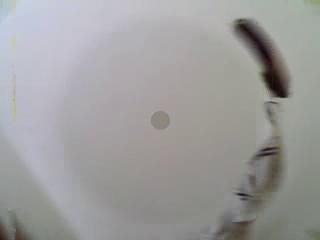
#> input picture frame 24 of conRetraso.avi, 320 x 240 px, given in place of the camera
$ python mainOnline.py   (Python 2 division)
#> lines starting #> are read from the running program, lines starting #| are printed output that depends on the picture
### online/delayMasks.py
# -*- coding: utf-8 -*-
"""
Created on Sun Feb 28 09:14:18 2016

@author: sebalander
"""
# %% IMPORTS
import numpy as np
from copy import deepcopy
# import sys
# sys.path.append('./')  # where modules are


# %% DECLARATION
def delayMasks(frame, w, d, c):
    (he, wi, ch) = np.shape(frame)

    line = np.arange(-wi/2, wi/2, 1)
    col = np.arange(-he/2, he/2, 1)

    k = wi/w  # Conversion factor from meters to pixels
    hDist = np.array([line for i in range(0, he)])
    vDist = np.array([col for i in range(0, wi)]).T
    # delay in seconds for each pixel
    delay = np.sqrt(hDist**2 + vDist**2 + (d*k)**2) / (c*k)
    # round to 100 values, to control memory requirements
    mi = np.min(delay)
    interval = np.max(delay) - mi
    step = interval/100
    # set discreet steps
    delay = np.round((delay - mi) / step) * step + mi
    maxDelay = 1.2*np.max(delay)  # how much time to buffer

    # %% LIST OF DELAYS
    delayList = deepcopy(delay)
    delayList = delayList.reshape(wi*he)
    delayList = np.sort(delayList)

    keep = delayList[:-1] != delayList[1:]
    delayList = delayList[1:][keep]
    delayList = np.flipud(delayList)  # descending, as times

    # masks for selectig appropiate pixels
    masks = [delay == de for de in delayList]

    return maxDelay, delayList, delay, masks

### bufferLists.py
# -*- coding: utf-8 -*-
"""
Created on Sun Feb 28 11:49:07 2016

@author: sebalander
"""
# %% IMPORTS
import cv2
import time as tm


# %% DECLARATION
def bufferLists(vc, reduced, maxDelay):
    # initialize list
    frames = list()
    times = list()

    rval, frame = vc.read()  # first rame
    if reduced:
        frame = cv2.pyrDown(frame)
    t = tm.time()  # frame time
    frames.append(frame)
    times.append(t)

    rval, frame = vc.read()  # second rame
    if reduced:
        frame = cv2.pyrDown(frame)
    t = tm.time()  # frame time
    frames.append(frame)
    times.append(t)

    # oldest frame has index 0 (first)
    # newest has index -1 (last)

    while(times[-1] - times[0] < maxDelay):
        rval, frame = vc.read()  # new rame
        if reduced:
            frame = cv2.pyrDown(frame)
        t = tm.time()  # frame time
        frames.append(frame)
        times.append(t)

    return frames, times

### online/mainOnline.py
# -*- coding: utf-8 -*-
"""
6 Mar 2016

Runs the algorithm for online processing of CCC-like delayed video.

@author: sebalander
"""

# %% IMPORTS
import numpy as np
import time as tm
import cv2
import matplotlib.pyplot as plt
from copy import deepcopy
import sys
sys.path.append('./')  # where modules are

from delayedFrame import delayedFrame
from delayMasks import delayMasks
from bufferLists import bufferLists

# %% PARAMETERS
camera_index = 1
reduced = True  # flag to reduce video to half
save = True  # save video
onscreen = False  # to show images and plots
c = 0.2  # speed of light in meters/second
d = 2.5/10  # distance to wall in meters
w = 1.3  # screen width in meters
print "Speed of light", c, "m/s"
print "Distance to wall", d, "m"
print "Screen width", w, "m"

# %% CONECT CAMERA
# Following template from
# http://stackoverflow.com/questions/2601194/displaying-a-webcam-feed-
# using-opencv-and-python#2602410
print "\nOpening camera"

if onscreen:
    cv2.namedWindow("Sin retraso")
    cv2.namedWindow("Con retraso")

vc = cv2.VideoCapture(camera_index)

if vc.isOpened():  # try to get the first frame
    rval, frame = vc.read()
#> frame is the input picture: shape (240, 320, 3); mean B, G, R 156.6, 156.8, 157.8
    if reduced:
        frame = cv2.pyrDown(frame)
#> frame: shape (120, 160, 3)
else:
    rval = False
    print "Unable to connect to camera"
    sys.exit()

(width, height, channels) = np.shape(frame)
#> width = 120; height = 160; channels = 3

if onscreen:
    cv2.imshow("Sin retraso", frame)

print "Opened camera", camera_index, rval
#| Opened camera 1 True

# Video a guardar
fourcc = cv2.VideoWriter_fourcc(*'XVID')
outCR = cv2.VideoWriter('../conRetraso.avi',
                        fourcc,
                        3.5,
                        (height, width))
outSR = cv2.VideoWriter('../sinRetraso.avi',
                        fourcc,
                        3.5,
                        (height, width))

# %% CALCULATE DELAYS
print "\nCalculating delays"
# since frame rate is uneven we work with delay measured in seconds, not frames

maxDelay, delayList, delay, masks = delayMasks(frame, w, d, c)
#> in delayMasks, `delayList = deepcopy(delay)`:
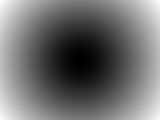
#> delay: shape (120, 160) float64; min 1.25, max 4.25, mean 2.57; drawn with min black and max white
#> maxDelay = 5.1; delayList = 100 values, max 4.25 at index 0, min 1.28 at index 99, mean 2.77; masks = 100 items

# to check delay calculated properly (in seconds)
if onscreen:
    plt.imshow(delay)

np.min(delay), np.max(delay)
print "Number of masks", len(masks)
#| Number of masks 100

# %% BUFFER FIRST FRAMES FOR MAX DELAY
print("\nBuffering first frames")
# oldest frame has index 0 (first)
# newest has index -1 (last)
frames, times = bufferLists(vc, reduced, maxDelay)
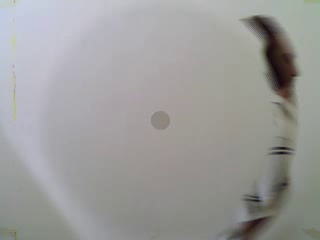
#> input picture frame 25 of conRetraso.avi, 320 x 240 px, given in place of the camera
#> in bufferLists, frame is the input picture: shape (240, 320, 3); mean B, G, R 154.9, 155.8, 156.3
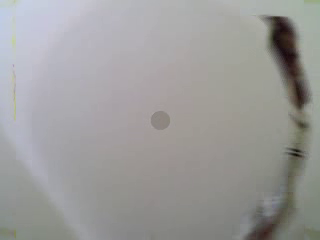
#> input picture frame 26 of conRetraso.avi, 320 x 240 px, given in place of the camera
#> in bufferLists, frame is the input picture: shape (240, 320, 3); mean B, G, R 154.3, 155.2, 155.9
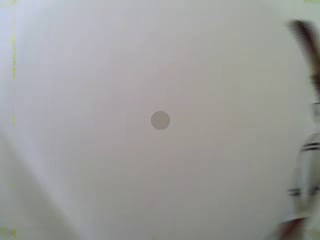
#> input picture frame 27 of conRetraso.avi, 320 x 240 px, given in place of the camera
#> in bufferLists, frame is the input picture: shape (240, 320, 3); mean B, G, R 154.3, 155.7, 155.7
t = times[-1]  # last frame's time
print "Buffer lists length", len(times), len(frames)


# %% PLOT DELAYS
if onscreen:
    fig, axs = plt.subplots(1, 2, sharey=True)

    ax = axs[0]
    ax.plot(delayList, '.')
    ax.set_title("delays")

    ax = axs[1]
    ax.plot(t-np.array(times), '.')
    ax.set_title("times")

    plt.show()

# %% LOOP
delFrm = deepcopy(frame)  # frame to modify
print "Running main loop"
while rval:

    # GET NEW FRAME, UPDALE LISTS
    print "\n\nReading new frame"
    rval, frame = vc.read()  # new rame
    if reduced:
        frame = cv2.pyrDown(frame)
    t = tm.time()  # frame time
    frames.append(frame)
    times.append(t)
    # delete buffered frames if too old
    while times[0] + maxDelay < t:
        del times[0]
        del frames[0]
    print "Buffer lists length", len(times), len(frames)
    print "Frame Rate", 1.0 / (t - times[-2])

    # CREATE DELAYED FRAME
    print "Creating delayed frame"
    delayedFrame(t, times, frames, delFrm, masks, delayList)

    # SHOW ONSCREEN
    if onscreen:
        print "Showing onscreen"
        cv2.imshow("Sin retraso", frame)
        cv2.imshow("Con retraso", delFrm)

    # SAVE
    if save:
        # Se guarda el resultado
        outSR.write(frame)
        outCR.write(delFrm)

# %% CLOSE WINDOWS RELEASE VIDEO
vc.release()
outCR.release()
outSR.release()

if onscreen:
    cv2.destroyWindow("Con retraso")
    cv2.destroyWindow("Sin retraso")

$ run again, starting later in the video
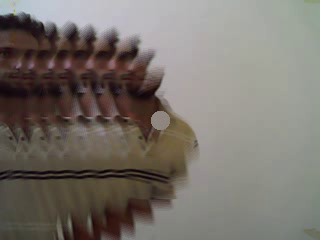
#> input picture frame 111 of conRetraso.avi, 320 x 240 px, given in place of the camera
#> frame is the input picture: shape (240, 320, 3); mean B, G, R 107.8, 114.2, 120.4
#| Opened camera 1 True
#> `maxDelay, delayList, delay, masks = delayMasks(frame, w, d, c)`: maxDelay = 5.1; delayList = 100 values, max 4.25 at index 0, min 1.28 at index 99, mean 2.77; masks = 100 items
#| Number of masks 100
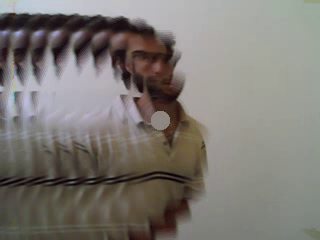
#> input picture frame 113 of conRetraso.avi, 320 x 240 px, given in place of the camera
#> in bufferLists, frame is the input picture: shape (240, 320, 3); mean B, G, R 116.2, 121.2, 125.7
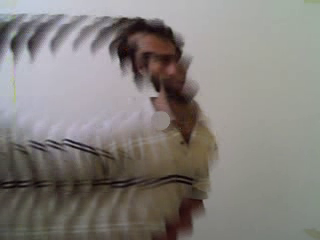
#> input picture frame 114 of conRetraso.avi, 320 x 240 px, given in place of the camera
#> in bufferLists, frame is the input picture: shape (240, 320, 3); mean B, G, R 124.4, 128.2, 132.3

$ run again, starting later in the video
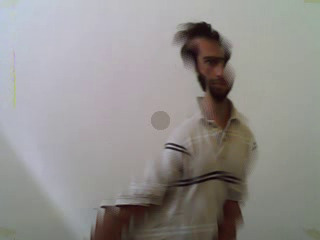
#> input picture frame 198 of conRetraso.avi, 320 x 240 px, given in place of the camera
#> frame is the input picture: shape (240, 320, 3); mean B, G, R 141.6, 143.9, 146.6
#| Opened camera 1 True
#> `maxDelay, delayList, delay, masks = delayMasks(frame, w, d, c)`: maxDelay = 5.1; delayList = 100 values, max 4.25 at index 0, min 1.28 at index 99, mean 2.77; masks = 100 items
#| Number of masks 100
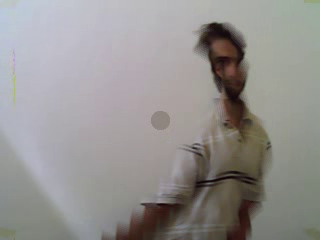
#> input picture frame 200 of conRetraso.avi, 320 x 240 px, given in place of the camera
#> in bufferLists, frame is the input picture: shape (240, 320, 3); mean B, G, R 144.5, 146.2, 148.9
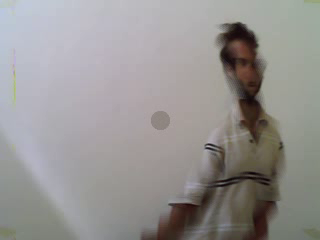
#> input picture frame 201 of conRetraso.avi, 320 x 240 px, given in place of the camera
#> in bufferLists, frame is the input picture: shape (240, 320, 3); mean B, G, R 146.2, 147.7, 150.2
